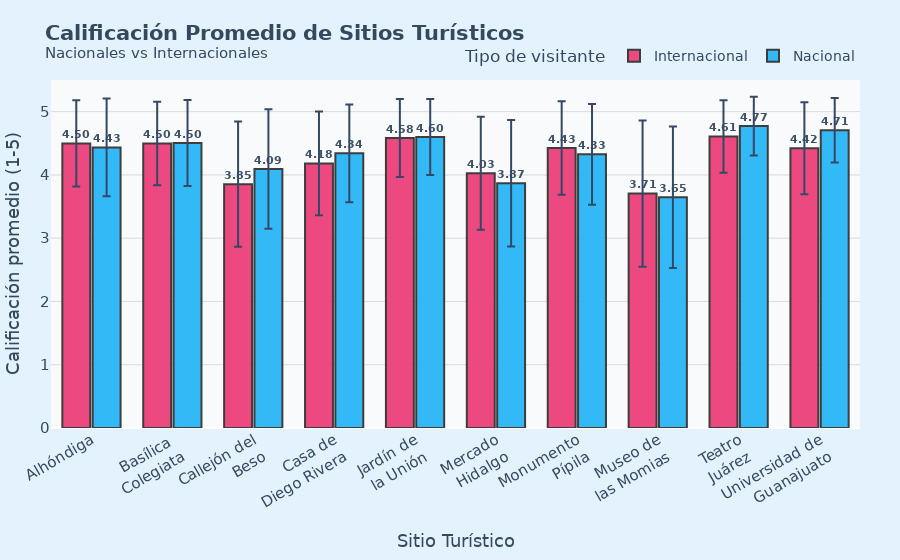

Write notebook code for a chart like this one.
### Code cell
fig = px.bar(
    nacionalidad_calificacion_sitio,
    x='sitio',
    y='Calificacion',
    color='Nacional ó Internacional',
    barmode='group',
    error_y='Desviacion',
    text='Calificacion',
    title='<b>Calificación Promedio de Sitios Turísticos</b><br><sup>Nacionales vs Internacionales</sup>',
    labels={'Calificacion': 'Calificación promedio', 'sitio': 'Sitio Turístico'},
    hover_data={
        'Calificacion': ':.2f',
        'Desviacion': ':.2f',
        'sitio': True,
        'Nacional ó Internacional': True
    },
    color_discrete_map={
        'Nacional': turismo_colors[2],        # Azul vibrante
        'Internacional': turismo_colors[5]    # Rosa mexicano
    },
    custom_data=['Calificacion', 'Desviacion', 'sitio', 'Nacional ó Internacional']
)

fig.update_traces(
    texttemplate='<b>%{text:.2f}</b>',
    textposition='outside',
    textfont_size=14,
    marker_line_color='#333',
    marker_line_width=2,
    opacity=0.95,
    hovertemplate=(
        "<b>%{customdata[2]}</b><br>"
        "Tipo: %{customdata[3]}<br>"
        "Calificación: %{customdata[0]:.2f}<br>"
        "Desviación: ±%{customdata[1]:.2f}<extra></extra>"
    )
)

fig.update_layout(
    xaxis_tickangle=-30,
    yaxis=dict(
        range=[0, 5.5],
        title='Calificación promedio (1-5)',
        gridcolor='#b2bec3',
        gridwidth=0.5
    ),
    bargap=0.25,
    bargroupgap=0.08,
    plot_bgcolor='#f8fafc',
    paper_bgcolor='#e3f2fd',
    font=dict(family="DejaVu Sans", size=15, color='#34495e'),
    legend=dict(
        title_text='Tipo de visitante',
        orientation="h",
        yanchor="bottom",
        y=1.02,
        xanchor="right",
        x=1,
        font=dict(size=14)
    ),
    margin=dict(l=40, r=40, t=80, b=80),
    hoverlabel=dict(
        bgcolor="white",
        font_size=13,
        font_family="DejaVu Sans"
    )
)

fig.show()

### Figure 1 — Plotly figure (JSON) as saved in the notebook; plotly's stock layout.template omitted (floating-point values rounded to 4 significant figures)
{"data": [{"alignmentgroup": "True", "customdata": [[4.497, 0.6818, "Alhóndiga", "Internacional"], [4.496, 0.6593, "Basílica <br>Colegiata", "Internacional"], [3.854, 0.9911, "Callejón del<br>Beso", "Internacional"], [4.182, 0.8181, "Casa de<br>Diego Rivera", "Internacional"], [4.584, 0.6156, "Jardín de<br>la Unión", "Internacional"], [4.027, 0.894, "Mercado<br>Hidalgo", "Internacional"], [4.426, 0.738, "Monumento<br>Pípila", "Internacional"], [3.705, 1.156, "Museo de<br>las Momias", "Internacional"], [4.608, 0.5733, "Teatro<br>Juárez", "Internacional"], [4.422, 0.7259, "Universidad de<br>Guanajuato", "Internacional"]], "error_y": {"array": [0.6818, 0.6593, 0.9911, 0.8181, 0.6156, 0.894, 0.738, 1.156, 0.5733, 0.7259]}, "hovertemplate": "<b>%{customdata[2]}</b><br>Tipo: %{customdata[3]}<br>Calificación: %{customdata[0]:.2f}<br>Desviación: ±%{customdata[1]:.2f}<extra></extra>", "legendgroup": "Internacional", "marker": {"color": "#EC407A", "line": {"color": "#333", "width": 2}, "pattern": {"shape": ""}}, "name": "Internacional", "offsetgroup": "Internacional", "opacity": 0.95, "orientation": "v", "showlegend": true, "text": [4.497, 4.496, 3.854, 4.182, 4.584, 4.027, 4.426, 3.705, 4.608, 4.422], "textfont": {"size": 14}, "textposition": "outside", "texttemplate": "<b>%{text:.2f}</b>", "type": "bar", "x": ["Alhóndiga", "Basílica <br>Colegiata", "Callejón del<br>Beso", "Casa de<br>Diego Rivera", "Jardín de<br>la Unión", "Mercado<br>Hidalgo", "Monumento<br>Pípila", "Museo de<br>las Momias", "Teatro<br>Juárez", "Universidad de<br>Guanajuato"], "xaxis": "x", "y": [4.497, 4.496, 3.854, 4.182, 4.584, 4.027, 4.426, 3.705, 4.608, 4.422], "yaxis": "y"}, {"alignmentgroup": "True", "customdata": [[4.435, 0.774, "Alhóndiga", "Nacional"], [4.504, 0.6796, "Basílica <br>Colegiata", "Nacional"], [4.093, 0.9457, "Callejón del<br>Beso", "Nacional"], [4.341, 0.7728, "Casa de<br>Diego Rivera", "Nacional"], [4.6, 0.5996, "Jardín de<br>la Unión", "Nacional"], [3.87, 0.9999, "Mercado<br>Hidalgo", "Nacional"], [4.326, 0.7958, "Monumento<br>Pípila", "Nacional"], [3.646, 1.118, "Museo de<br>las Momias", "Nacional"], [4.771, 0.4629, "Teatro<br>Juárez", "Nacional"], [4.707, 0.5099, "Universidad de<br>Guanajuato", "Nacional"]], "error_y": {"array": [0.774, 0.6796, 0.9457, 0.7728, 0.5996, 0.9999, 0.7958, 1.118, 0.4629, 0.5099]}, "hovertemplate": "<b>%{customdata[2]}</b><br>Tipo: %{customdata[3]}<br>Calificación: %{customdata[0]:.2f}<br>Desviación: ±%{customdata[1]:.2f}<extra></extra>", "legendgroup": "Nacional", "marker": {"color": "#29B6F6", "line": {"color": "#333", "width": 2}, "pattern": {"shape": ""}}, "name": "Nacional", "offsetgroup": "Nacional", "opacity": 0.95, "orientation": "v", "showlegend": true, "text": [4.435, 4.504, 4.093, 4.341, 4.6, 3.87, 4.326, 3.646, 4.771, 4.707], "textfont": {"size": 14}, "textposition": "outside", "texttemplate": "<b>%{text:.2f}</b>", "type": "bar", "x": ["Alhóndiga", "Basílica <br>Colegiata", "Callejón del<br>Beso", "Casa de<br>Diego Rivera", "Jardín de<br>la Unión", "Mercado<br>Hidalgo", "Monumento<br>Pípila", "Museo de<br>las Momias", "Teatro<br>Juárez", "Universidad de<br>Guanajuato"], "xaxis": "x", "y": [4.435, 4.504, 4.093, 4.341, 4.6, 3.87, 4.326, 3.646, 4.771, 4.707], "yaxis": "y"}], "layout": {"bargap": 0.25, "bargroupgap": 0.08, "barmode": "group", "font": {"color": "#34495e", "family": "DejaVu Sans", "size": 15}, "hoverlabel": {"bgcolor": "white", "font": {"family": "DejaVu Sans", "size": 13}}, "legend": {"font": {"size": 14}, "orientation": "h", "title": {"text": "Tipo de visitante"}, "tracegroupgap": 0, "x": 1, "xanchor": "right", "y": 1.02, "yanchor": "bottom"}, "margin": {"b": 80, "l": 40, "r": 40, "t": 80}, "paper_bgcolor": "#e3f2fd", "plot_bgcolor": "#f8fafc", "title": {"text": "<b>Calificación Promedio de Sitios Turísticos</b><br><sup>Nacionales vs Internacionales</sup>"}, "xaxis": {"anchor": "y", "domain": [0, 1], "tickangle": -30, "title": {"text": "Sitio Turístico"}}, "yaxis": {"anchor": "x", "domain": [0, 1], "gridcolor": "#b2bec3", "gridwidth": 0.5, "range": [0, 5.5], "title": {"text": "Calificación promedio (1-5)"}}}}
